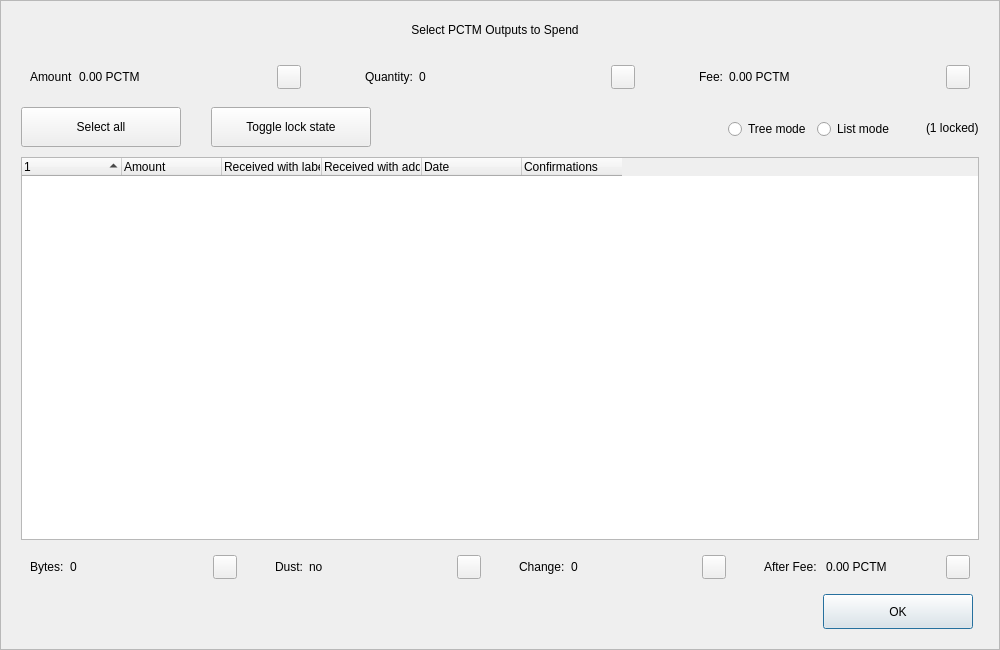
<?xml version="1.0" encoding="UTF-8"?>
<ui version="4.0">
 <class>CoinControlDialog</class>
 <widget class="QDialog" name="CoinControlDialog">
  <property name="geometry">
   <rect>
    <x>0</x>
    <y>0</y>
    <width>1000</width>
    <height>650</height>
   </rect>
  </property>
  <property name="minimumSize">
   <size>
    <width>950</width>
    <height>650</height>
   </size>
  </property>
  <property name="windowTitle">
   <string>Coin Selection</string>
  </property>
  <property name="styleSheet">
   <string notr="true"/>
  </property>
  <layout class="QVBoxLayout" name="verticalLayout">
   <property name="spacing">
    <number>0</number>
   </property>
   <property name="leftMargin">
    <number>0</number>
   </property>
   <property name="topMargin">
    <number>0</number>
   </property>
   <property name="rightMargin">
    <number>0</number>
   </property>
   <property name="bottomMargin">
    <number>0</number>
   </property>
   <item>
    <widget class="QFrame" name="frameContainer">
     <property name="toolTipDuration">
      <number>0</number>
     </property>
     <property name="frameShape">
      <enum>QFrame::StyledPanel</enum>
     </property>
     <property name="frameShadow">
      <enum>QFrame::Raised</enum>
     </property>
     <layout class="QVBoxLayout" name="verticalLayout_2">
      <property name="leftMargin">
       <number>0</number>
      </property>
      <property name="rightMargin">
       <number>0</number>
      </property>
      <property name="bottomMargin">
       <number>20</number>
      </property>
      <item>
       <layout class="QHBoxLayout" name="horizontalLayout_12">
        <property name="spacing">
         <number>0</number>
        </property>
        <property name="leftMargin">
         <number>20</number>
        </property>
        <property name="rightMargin">
         <number>30</number>
        </property>
        <item>
         <spacer name="horizontalSpacer_4">
          <property name="orientation">
           <enum>Qt::Horizontal</enum>
          </property>
          <property name="sizeHint" stdset="0">
           <size>
            <width>40</width>
            <height>20</height>
           </size>
          </property>
         </spacer>
        </item>
        <item>
         <widget class="QLabel" name="labelTitle">
          <property name="minimumSize">
           <size>
            <width>0</width>
            <height>40</height>
           </size>
          </property>
          <property name="maximumSize">
           <size>
            <width>16777215</width>
            <height>40</height>
           </size>
          </property>
          <property name="text">
           <string>Select PCTM Outputs to Spend</string>
          </property>
          <property name="alignment">
           <set>Qt::AlignCenter</set>
          </property>
          <property name="margin">
           <number>7</number>
          </property>
         </widget>
        </item>
        <item>
         <spacer name="horizontalSpacer_5">
          <property name="orientation">
           <enum>Qt::Horizontal</enum>
          </property>
          <property name="sizeHint" stdset="0">
           <size>
            <width>40</width>
            <height>20</height>
           </size>
          </property>
         </spacer>
        </item>
       </layout>
      </item>
      <item>
       <layout class="QHBoxLayout" name="horizontalLayout_8">
        <property name="leftMargin">
         <number>20</number>
        </property>
        <property name="rightMargin">
         <number>20</number>
        </property>
        <item>
         <widget class="QWidget" name="layoutAmount" native="true">
          <layout class="QHBoxLayout" name="horizontalLayout_9" stretch="0,1,0">
           <item>
            <widget class="QLabel" name="labelCoinControlAmountText">
             <property name="text">
              <string>Amount</string>
             </property>
            </widget>
           </item>
           <item>
            <widget class="QLabel" name="labelCoinControlAmount">
             <property name="text">
              <string>0.00 PCTM</string>
             </property>
            </widget>
           </item>
           <item alignment="Qt::AlignHCenter|Qt::AlignVCenter">
            <widget class="QPushButton" name="pushButtonAmount">
             <property name="minimumSize">
              <size>
               <width>0</width>
               <height>24</height>
              </size>
             </property>
             <property name="maximumSize">
              <size>
               <width>24</width>
               <height>26</height>
              </size>
             </property>
             <property name="focusPolicy">
              <enum>Qt::NoFocus</enum>
             </property>
             <property name="styleSheet">
              <string notr="true">padding-bottom:2px;
padding-right:4px;</string>
             </property>
             <property name="text">
              <string/>
             </property>
            </widget>
           </item>
          </layout>
         </widget>
        </item>
        <item>
         <spacer name="horizontalSpacer_2">
          <property name="orientation">
           <enum>Qt::Horizontal</enum>
          </property>
          <property name="sizeType">
           <enum>QSizePolicy::Fixed</enum>
          </property>
          <property name="sizeHint" stdset="0">
           <size>
            <width>40</width>
            <height>20</height>
           </size>
          </property>
         </spacer>
        </item>
        <item>
         <widget class="QWidget" name="layoutQuantity" native="true">
          <layout class="QHBoxLayout" name="horizontalLayout_10" stretch="0,1,0">
           <item>
            <widget class="QLabel" name="labelCoinControlQuantityText">
             <property name="text">
              <string>Quantity:</string>
             </property>
            </widget>
           </item>
           <item>
            <widget class="QLabel" name="labelCoinControlQuantity">
             <property name="text">
              <string>0</string>
             </property>
            </widget>
           </item>
           <item alignment="Qt::AlignHCenter|Qt::AlignVCenter">
            <widget class="QPushButton" name="pushButtonQuantity">
             <property name="minimumSize">
              <size>
               <width>0</width>
               <height>24</height>
              </size>
             </property>
             <property name="maximumSize">
              <size>
               <width>24</width>
               <height>26</height>
              </size>
             </property>
             <property name="focusPolicy">
              <enum>Qt::NoFocus</enum>
             </property>
             <property name="styleSheet">
              <string notr="true">padding-bottom:2px;
               padding-right:4px;</string>
             </property>
             <property name="text">
              <string/>
             </property>
            </widget>
           </item>
          </layout>
         </widget>
        </item>
        <item>
         <spacer name="horizontalSpacer_22">
          <property name="orientation">
           <enum>Qt::Horizontal</enum>
          </property>
          <property name="sizeType">
           <enum>QSizePolicy::Fixed</enum>
          </property>
          <property name="sizeHint" stdset="0">
           <size>
            <width>40</width>
            <height>20</height>
           </size>
          </property>
         </spacer>
        </item>
        <item>
         <widget class="QWidget" name="layoutFee" native="true">
          <layout class="QHBoxLayout" name="horizontalLayout_11" stretch="0,1,0">
           <item>
            <widget class="QLabel" name="labelCoinControlFeeText">
             <property name="text">
              <string>Fee:</string>
             </property>
            </widget>
           </item>
           <item>
            <widget class="QLabel" name="labelCoinControlFee">
             <property name="text">
              <string>0.00 PCTM</string>
             </property>
            </widget>
           </item>
           <item alignment="Qt::AlignHCenter|Qt::AlignVCenter">
            <widget class="QPushButton" name="pushButtonFee">
             <property name="minimumSize">
              <size>
               <width>0</width>
               <height>24</height>
              </size>
             </property>
             <property name="maximumSize">
              <size>
               <width>24</width>
               <height>26</height>
              </size>
             </property>
             <property name="focusPolicy">
              <enum>Qt::NoFocus</enum>
             </property>
             <property name="styleSheet">
              <string notr="true">padding-bottom:2px;
               padding-right:4px;</string>
             </property>
             <property name="text">
              <string/>
             </property>
            </widget>
           </item>
          </layout>
         </widget>
        </item>
       </layout>
      </item>
      <item>
       <widget class="QFrame" name="frame">
        <property name="minimumSize">
         <size>
          <width>0</width>
          <height>40</height>
         </size>
        </property>
        <property name="styleSheet">
         <string notr="true">#frame {
	border:0;
}</string>
        </property>
        <property name="frameShape">
         <enum>QFrame::StyledPanel</enum>
        </property>
        <property name="frameShadow">
         <enum>QFrame::Sunken</enum>
        </property>
        <layout class="QHBoxLayout" name="horizontalLayout">
         <property name="spacing">
          <number>0</number>
         </property>
         <property name="leftMargin">
          <number>20</number>
         </property>
         <property name="topMargin">
          <number>0</number>
         </property>
         <property name="rightMargin">
          <number>20</number>
         </property>
         <property name="bottomMargin">
          <number>0</number>
         </property>
         <item>
          <layout class="QHBoxLayout" name="horizontalLayoutPanel" stretch="0,0,0,0,0,0">
           <property name="spacing">
            <number>20</number>
           </property>
           <item>
            <widget class="QPushButton" name="pushButtonSelectAll">
             <property name="sizePolicy">
              <sizepolicy hsizetype="Maximum" vsizetype="Fixed">
               <horstretch>0</horstretch>
               <verstretch>0</verstretch>
              </sizepolicy>
             </property>
             <property name="minimumSize">
              <size>
               <width>160</width>
               <height>40</height>
              </size>
             </property>
             <property name="maximumSize">
              <size>
               <width>16777215</width>
               <height>40</height>
              </size>
             </property>
             <property name="text">
              <string>Select all</string>
             </property>
             <property name="checkable">
              <bool>true</bool>
             </property>
             <property name="checked">
              <bool>false</bool>
             </property>
             <property name="autoExclusive">
              <bool>false</bool>
             </property>
             <property name="autoDefault">
              <bool>false</bool>
             </property>
            </widget>
           </item>
           <item>
            <spacer name="horizontalSpacer_6">
             <property name="orientation">
              <enum>Qt::Horizontal</enum>
             </property>
             <property name="sizeType">
              <enum>QSizePolicy::Fixed</enum>
             </property>
             <property name="sizeHint" stdset="0">
              <size>
               <width>10</width>
               <height>20</height>
              </size>
             </property>
            </spacer>
           </item>
           <item>
            <widget class="QPushButton" name="pushButtonToggleLock">
             <property name="sizePolicy">
              <sizepolicy hsizetype="Maximum" vsizetype="Fixed">
               <horstretch>0</horstretch>
               <verstretch>0</verstretch>
              </sizepolicy>
             </property>
             <property name="minimumSize">
              <size>
               <width>160</width>
               <height>40</height>
              </size>
             </property>
             <property name="maximumSize">
              <size>
               <width>16777215</width>
               <height>40</height>
              </size>
             </property>
             <property name="text">
              <string>Toggle lock state</string>
             </property>
             <property name="checkable">
              <bool>true</bool>
             </property>
             <property name="autoExclusive">
              <bool>false</bool>
             </property>
             <property name="autoDefault">
              <bool>false</bool>
             </property>
            </widget>
           </item>
           <item>
            <spacer name="horizontalSpacer_7">
             <property name="orientation">
              <enum>Qt::Horizontal</enum>
             </property>
             <property name="sizeType">
              <enum>QSizePolicy::Expanding</enum>
             </property>
             <property name="sizeHint" stdset="0">
              <size>
               <width>30</width>
               <height>20</height>
              </size>
             </property>
            </spacer>
           </item>
           <item alignment="Qt::AlignRight">
            <widget class="QGroupBox" name="groupBox_2">
             <property name="styleSheet">
              <string notr="true">#groupBox_2 {
    background-color:transparent;
    border-radius:0;
}</string>
             </property>
             <property name="title">
              <string/>
             </property>
             <layout class="QHBoxLayout" name="horizontalLayout_14">
              <item>
               <widget class="QRadioButton" name="radioTreeMode">
                <property name="sizePolicy">
                 <sizepolicy hsizetype="Maximum" vsizetype="Fixed">
                  <horstretch>0</horstretch>
                  <verstretch>0</verstretch>
                 </sizepolicy>
                </property>
                <property name="text">
                 <string>Tree mode</string>
                </property>
               </widget>
              </item>
              <item>
               <widget class="QRadioButton" name="radioListMode">
                <property name="sizePolicy">
                 <sizepolicy hsizetype="Maximum" vsizetype="Fixed">
                  <horstretch>0</horstretch>
                  <verstretch>0</verstretch>
                 </sizepolicy>
                </property>
                <property name="text">
                 <string>List mode</string>
                </property>
                <property name="checked">
                 <bool>false</bool>
                </property>
               </widget>
              </item>
             </layout>
            </widget>
           </item>
           <item>
            <widget class="QLabel" name="labelLocked">
             <property name="text">
              <string>(1 locked)</string>
             </property>
            </widget>
           </item>
          </layout>
         </item>
        </layout>
       </widget>
      </item>
      <item>
       <layout class="QHBoxLayout" name="horizontalLayout_13">
        <property name="leftMargin">
         <number>20</number>
        </property>
        <property name="rightMargin">
         <number>20</number>
        </property>
        <item>
         <widget class="CoinControlTreeWidget" name="treeWidget">
          <property name="contextMenuPolicy">
           <enum>Qt::CustomContextMenu</enum>
          </property>
          <property name="styleSheet">
           <string notr="true"/>
          </property>
          <property name="sortingEnabled">
           <bool>false</bool>
          </property>
          <property name="columnCount">
           <number>6</number>
          </property>
          <attribute name="headerShowSortIndicator" stdset="0">
           <bool>true</bool>
          </attribute>
          <attribute name="headerStretchLastSection">
           <bool>false</bool>
          </attribute>
          <column>
           <property name="text">
            <string/>
           </property>
          </column>
          <column>
           <property name="text">
            <string>Amount</string>
           </property>
          </column>
          <column>
           <property name="text">
            <string>Received with label</string>
           </property>
          </column>
          <column>
           <property name="text">
            <string>Received with address</string>
           </property>
          </column>
          <column>
           <property name="text">
            <string>Date</string>
           </property>
          </column>
          <column>
           <property name="text">
            <string>Confirmations</string>
           </property>
           <property name="toolTip">
            <string>Confirmed</string>
           </property>
          </column>
         </widget>
        </item>
       </layout>
      </item>
      <item>
       <layout class="QHBoxLayout" name="horizontalLayout_3">
        <property name="spacing">
         <number>20</number>
        </property>
        <property name="leftMargin">
         <number>20</number>
        </property>
        <property name="rightMargin">
         <number>20</number>
        </property>
        <item>
         <widget class="QWidget" name="layoutBytes" native="true">
          <layout class="QHBoxLayout" name="horizontalLayout_4" stretch="0,1,0">
           <item>
            <widget class="QLabel" name="labelCoinControlBytesText">
             <property name="text">
              <string>Bytes:</string>
             </property>
            </widget>
           </item>
           <item>
            <widget class="QLabel" name="labelCoinControlBytes">
             <property name="text">
              <string>0</string>
             </property>
            </widget>
           </item>
           <item alignment="Qt::AlignHCenter|Qt::AlignVCenter">
            <widget class="QPushButton" name="pushButtonBytes">
             <property name="minimumSize">
              <size>
               <width>0</width>
               <height>24</height>
              </size>
             </property>
             <property name="maximumSize">
              <size>
               <width>24</width>
               <height>26</height>
              </size>
             </property>
             <property name="focusPolicy">
              <enum>Qt::NoFocus</enum>
             </property>
             <property name="styleSheet">
              <string notr="true">padding-bottom:2px;
               padding-right:4px;</string>
             </property>
             <property name="text">
              <string/>
             </property>
            </widget>
           </item>
          </layout>
         </widget>
        </item>
        <item>
         <widget class="QWidget" name="layoutDust" native="true">
          <layout class="QHBoxLayout" name="horizontalLayout_5" stretch="0,1,0">
           <item>
            <widget class="QLabel" name="labelCoinControlLowOutputText">
             <property name="text">
              <string>Dust:</string>
             </property>
            </widget>
           </item>
           <item>
            <widget class="QLabel" name="labelCoinControlLowOutput">
             <property name="text">
              <string>no</string>
             </property>
            </widget>
           </item>
           <item alignment="Qt::AlignHCenter|Qt::AlignVCenter">
            <widget class="QPushButton" name="pushButtonDust">
             <property name="minimumSize">
              <size>
               <width>0</width>
               <height>24</height>
              </size>
             </property>
             <property name="maximumSize">
              <size>
               <width>24</width>
               <height>26</height>
              </size>
             </property>
             <property name="focusPolicy">
              <enum>Qt::NoFocus</enum>
             </property>
             <property name="styleSheet">
              <string notr="true">padding-bottom:2px;
               padding-right:4px;</string>
             </property>
             <property name="text">
              <string/>
             </property>
            </widget>
           </item>
          </layout>
         </widget>
        </item>
        <item>
         <widget class="QWidget" name="layoutChange" native="true">
          <layout class="QHBoxLayout" name="horizontalLayout_6" stretch="0,1,0">
           <item>
            <widget class="QLabel" name="labelCoinControlChangeText">
             <property name="text">
              <string>Change:</string>
             </property>
            </widget>
           </item>
           <item>
            <widget class="QLabel" name="labelCoinControlChange">
             <property name="text">
              <string>0</string>
             </property>
            </widget>
           </item>
           <item alignment="Qt::AlignHCenter|Qt::AlignVCenter">
            <widget class="QPushButton" name="pushButtonChange">
             <property name="minimumSize">
              <size>
               <width>0</width>
               <height>24</height>
              </size>
             </property>
             <property name="maximumSize">
              <size>
               <width>24</width>
               <height>26</height>
              </size>
             </property>
             <property name="focusPolicy">
              <enum>Qt::NoFocus</enum>
             </property>
             <property name="styleSheet">
              <string notr="true">padding-bottom:2px;
               padding-right:4px;</string>
             </property>
             <property name="text">
              <string/>
             </property>
            </widget>
           </item>
          </layout>
         </widget>
        </item>
        <item>
         <widget class="QWidget" name="layoutAfter" native="true">
          <layout class="QHBoxLayout" name="horizontalLayout_7" stretch="0,1,0">
           <item>
            <widget class="QLabel" name="labelCoinControlAfterFeeText">
             <property name="text">
              <string>After Fee: </string>
             </property>
            </widget>
           </item>
           <item>
            <widget class="QLabel" name="labelCoinControlAfterFee">
             <property name="text">
              <string>0.00 PCTM</string>
             </property>
            </widget>
           </item>
           <item alignment="Qt::AlignHCenter|Qt::AlignVCenter">
            <widget class="QPushButton" name="pushButtonAlterFee">
             <property name="minimumSize">
              <size>
               <width>0</width>
               <height>24</height>
              </size>
             </property>
             <property name="maximumSize">
              <size>
               <width>24</width>
               <height>26</height>
              </size>
             </property>
             <property name="focusPolicy">
              <enum>Qt::NoFocus</enum>
             </property>
             <property name="styleSheet">
              <string notr="true">padding-bottom:2px;
               padding-right:4px;</string>
             </property>
             <property name="text">
              <string/>
             </property>
            </widget>
           </item>
          </layout>
         </widget>
        </item>
       </layout>
      </item>
      <item>
       <layout class="QHBoxLayout" name="horizontalLayout_2">
        <property name="spacing">
         <number>0</number>
        </property>
        <property name="leftMargin">
         <number>20</number>
        </property>
        <property name="rightMargin">
         <number>26</number>
        </property>
        <item>
         <spacer name="horizontalSpacer_3">
          <property name="orientation">
           <enum>Qt::Horizontal</enum>
          </property>
          <property name="sizeHint" stdset="0">
           <size>
            <width>558</width>
            <height>20</height>
           </size>
          </property>
         </spacer>
        </item>
        <item>
         <widget class="QPushButton" name="pushButtonOk">
          <property name="minimumSize">
           <size>
            <width>150</width>
            <height>35</height>
           </size>
          </property>
          <property name="text">
           <string>OK</string>
          </property>
         </widget>
        </item>
       </layout>
      </item>
     </layout>
    </widget>
   </item>
  </layout>
 </widget>
 <customwidgets>
  <customwidget>
   <class>CoinControlTreeWidget</class>
   <extends>QTreeWidget</extends>
   <header>coincontroltreewidget.h</header>
  </customwidget>
 </customwidgets>
 <resources/>
 <connections/>
</ui>
